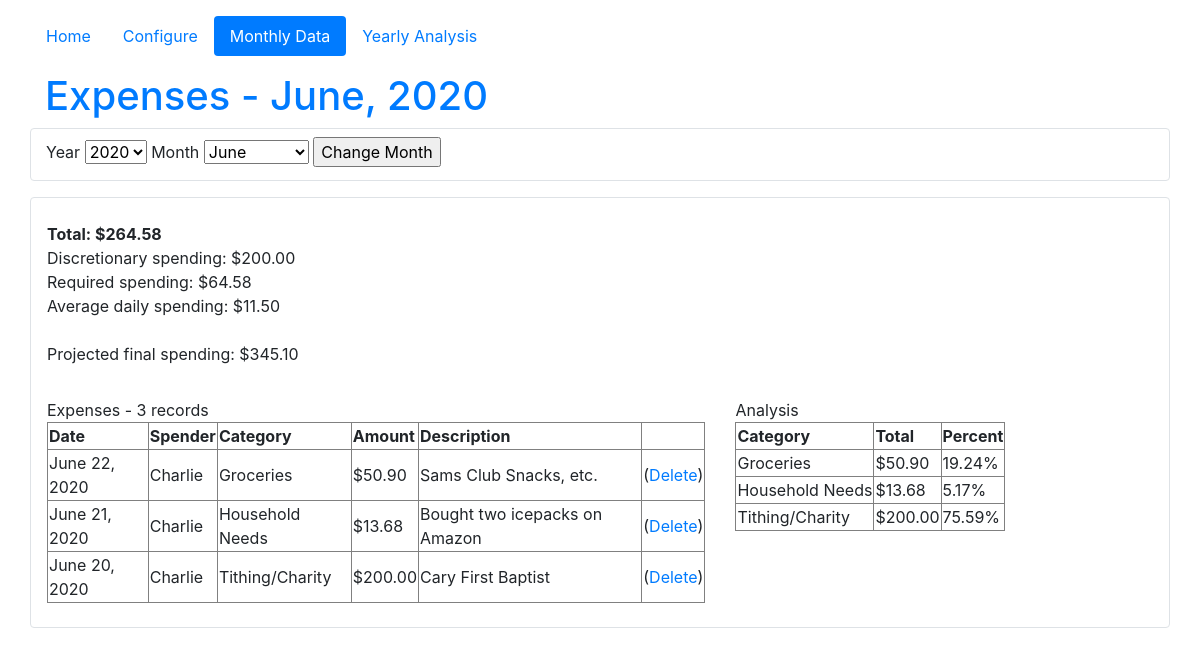
The app's page /showData/ with its own data.
### tracker_app/models.py (models this page shows, shortened)
class Expense(db.Model):
	expenseId = db.Column(db.Integer, primary_key=True)
	date = db.Column(db.DateTime, nullable=False)
	categoryId = db.Column(db.Integer, db.ForeignKey('category.categoryId'), nullable=False)
	spenderId = db.Column(db.Integer, db.ForeignKey('user.userId'), nullable=False)
	amount = db.Column(db.Numeric(precision=2, asdecimal=True), nullable=False)
	description = db.Column(db.Text)

class Category(db.Model):
	categoryId = db.Column(db.Integer, primary_key=True)
	expenseCategory = db.Column(db.String(50), unique=True, nullable=False)
	discretionary = db.Column(db.Boolean, nullable=False)
	expenses = db.relationship("Expense", backref="myCategory")

### tracker_app/routes.py (the view)
@app.route("/showData/", methods=["GET", "POST"])
@app.route("/showData/<year>/<month>", methods=["GET", "POST"])
def showData(year='none', month='none'):
	if (year == "none" or year =="deleteExpense"):
		year = datetime.datetime.today().year
		month = datetime.datetime.today().month
	display = displayData.DisplayData(year, month)
	expenseTable = display.getExpenseTable()
	analyzeTable = display.getAnalyzeTable()
	stats = display.getExpenseStats()
	monthStr = str(calendar.month_name[int(month)]) + ", " + str(year)
	expenseConfigForm = forms.ExpenseConfigureForm()
	expenseConfigForm.year.choices = [r.year for r in Metadata.query.with_entities(Metadata.year).distinct().order_by(Metadata.year.desc()).all()]
	if expenseConfigForm.validate_on_submit():
		print("Got here")
		return redirect(url_for('showData', year=expenseConfigForm.year.data, month=expenseConfigForm.month.data))
	return render_template('monthlyData.html', analyzeTable=analyzeTable, expenseTable=expenseTable, stats=stats,
		monthStr=monthStr, expenseConfigForm=expenseConfigForm)

### tracker_app/forms.py
class ExpenseConfigureForm(FlaskForm):
	records = Expense.query.with_entities(Expense.date).all()
	yearChoices = [r.year for r in Metadata.query.with_entities(Metadata.year).distinct().all()]
	monthChoices = [(1,'January'), (2,'February'), (3,'March'), (4,'April'), (5,'May'), (6,'June'),
		(7, 'July'), (8,'August'), (9,'September'), (10,'October'), (11,'November'), (12,'December')]
	year = SelectField('Year', choices=[], validate_choice=False)
	month = SelectField('Month', choices=monthChoices, validate_choice=False, default=datetime.datetime.today().month)
	submit = SubmitField('Change Month')

### tracker_app/displayData.py (called while the page is built)
	def getExpenseStats(self):
		expenses = self.expenses
		total = 0
		discretionarySpending = 0
		requiredSpending = 0
		for expense in expenses:
			total += expense.amount
			if (expense.myCategory.discretionary):
				discretionarySpending += expense.amount
			else:
				requiredSpending += expense.amount
		stats = "<b>Total: $" + str("{:.2f}".format(total) + "</b>")
		stats += "<br>Discretionary spending: $" + str("{:.2f}".format(discretionarySpending))
		stats += "<br>Required spending: $" + str("{:.2f}".format(requiredSpending))
		if (self.isCurrentMonth):
			dailyAvg = total / datetime.datetime.today().day
		else:
			dailyAvg = total / self.num_days
		stats += "<br>Average daily spending: $" + str("{:.2f}".format(dailyAvg))
		if (self.isCurrentMonth):
			stats += "<br><br>Projected final spending: $" + str("{:.2f}".format(dailyAvg * self.num_days))
		return Markup(stats)

	def getExpenseTable(self):
		expenses = self.expenses
		tableHeaders = ['Date', 'Spender', 'Category', 'Amount', 'Description']
		table = "Expenses - " + str(expenses.count()) + " records"
		table += "<table border=1>"
		table += "<thead><tr>"
		for item in tableHeaders:
			table += "<th>" + item + "</th>"
		table += "</tr></thead>"
		for expense in expenses:
			formattedDate = expense.date.strftime("%B %d, %Y")
			table += "<tr>"
			table += "<td>" + str(formattedDate) + "</td>"
			table += "<td>" + expense.spender.username + "</td>"
			table += "<td>" + expense.myCategory.expenseCategory + "</td>"
			table += "<td>$" + str("{:.2f}".format(expense.amount)) + "</td>"
			table += "<td>" + expense.description + "</td>"
			table += "<td>(<a href= " + url_for('deleteExpense', expenseId=expense.expenseId) + ">Delete</a>)</td>"
		table += "</table>"
		return Markup(table)

### tracker_app/templates/monthlyData.html (shortened to what this page needs)
{% extends 'layout.html' %}
{% set activePage = "showData" %}
{% block content %}
<h1 class="text-primary">Expenses - {{ monthStr }}</h1>
<div class="row border rounded py-2" id="expense-config-form">
	<div class="col-lg">
		<form method="POST" action={{ url_for('showData') }}>
			{{ expenseConfigForm.year.label }} {{ expenseConfigForm.year }}
			{{ expenseConfigForm.month.label }} {{ expenseConfigForm.month }}
			{{ expenseConfigForm.submit }}
	</div>
</div>
<div class="row border rounded my-3 px-3 py-2">
	<div class="row" id="expenses-stats">
		<div class="col-lg py-3">
			{{ stats }}
		</div>
	</div>
	<div class="row" id="tables">
		<div class="col-lg-8 py-3">
			{{ expenseTable }}
		</div>
		<div class="col-lg-4 py-3">
			{{ analyzeTable }}
		</div>
	</div>
</div>
{% endblock %}

### records on screen
Expense: description "Expenses - 3 records Date Spender Category Amount Description June 22, 2020 Charlie Groceries $50.90 Sams Club Snacks, etc. ( Delete ) June 21, 2020 Charlie Household Needs $13.68 Bought two icepacks on Amazon ( Delete ) June 20, 2020 Charlie Tithing/Charity $200.00 Cary First Baptist ( Delete )"
Category: expenseCategory "Analysis Category Total Percent Groceries $50.90 19.24% Household Needs $13.68 5.17% Tithing/Charity $200.00 75.59%"

### other values on screen
{{ text }} "Home" "Configure" "Monthly Data" "Yearly Analysis"
{{ expenseConfigForm.year.label }} "Year"
{{ expenseConfigForm.month.label }} "Month"
{{ stats }} "Total: $264.58 Discretionary spending: $200.00 Required spending: $64.58 Average daily spending: $11.50 Projected final spending: $345.10"
